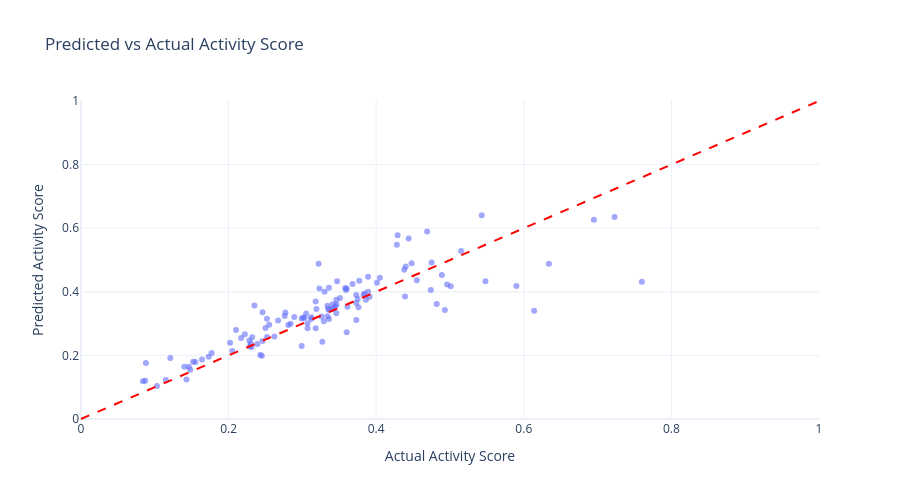

Source (notebook cell):
### Markdown cell above
## SHAP Beeswarm — Direction of Impact

- High occupancy (red) strongly pushes activity score up
- High commercial % (red) pushes activity up — property managers drive activity
- High availability (red) pushes activity DOWN — always-available listings 
  are less active, not more (likely inactive/poorly managed listings)
- Licensed % shows mixed signal — licensing alone doesn't determine activity level

### Code cell
fig = px.scatter(
    x=y_test,
    y=y_pred_tuned,
    labels={'x': 'Actual Activity Score', 'y': 'Predicted Activity Score'},
    title='Predicted vs Actual Activity Score',
    template='plotly_white',
    opacity=0.6
)

fig.add_shape(
    type='line', x0=0, y0=0, x1=1, y1=1,
    line=dict(dash='dash', color='red')
)

fig.update_layout(height=500)
fig.show()

### Figure 1 — Plotly figure (JSON) as saved in the notebook; plotly's stock layout.template omitted (floating-point values rounded to 4 significant figures)
{"data": [{"hovertemplate": "Actual Activity Score=%{x}<br>Predicted Activity Score=%{y}<extra></extra>", "legendgroup": "", "marker": {"color": "#636efa", "opacity": 0.6, "symbol": "circle"}, "mode": "markers", "name": "", "orientation": "v", "showlegend": false, "type": "scatter", "x": [0.205, 0.326, 0.277, 0.246, 0.351, 0.375, 0.489, 0.347, 0.222, 0.543, 0.319, 0.284, 0.376, 0.723, 0.373, 0.121, 0.368, 0.146, 0.383, 0.276, 0.303, 0.386, 0.252, 0.255, 0.346, 0.322, 0.281, 0.155, 0.329, 0.084, 0.389, 0.262, 0.455, 0.088, 0.448, 0.245, 0.501, 0.444, 0.429, 0.515, 0.614, 0.318, 0.334, 0.33, 0.474, 0.232, 0.44, 0.342, 0.695, 0.25, 0.299, 0.346, 0.377, 0.439, 0.177, 0.384, 0.341, 0.438, 0.307, 0.235, 0.345, 0.173, 0.312, 0.231, 0.548, 0.361, 0.301, 0.246, 0.305, 0.323, 0.202, 0.59, 0.143, 0.229, 0.103, 0.359, 0.634, 0.373, 0.312, 0.346, 0.23, 0.482, 0.267, 0.341, 0.36, 0.405, 0.152, 0.164, 0.14, 0.21, 0.148, 0.469, 0.401, 0.087, 0.493, 0.336, 0.76, 0.243, 0.307, 0.336, 0.496, 0.475, 0.318, 0.389, 0.228, 0.327, 0.217, 0.115, 0.252, 0.299, 0.239, 0.334, 0.289, 0.373, 0.335, 0.336, 0.428, 0.391, 0.358, 0.36], "xaxis": "x", "y": [0.2139, 0.3223, 0.335, 0.2455, 0.3805, 0.3772, 0.4532, 0.4331, 0.2663, 0.6407, 0.3461, 0.2992, 0.3518, 0.6354, 0.3898, 0.1916, 0.4247, 0.1639, 0.39, 0.3235, 0.3182, 0.3752, 0.3149, 0.2967, 0.3324, 0.4885, 0.2953, 0.1795, 0.3075, 0.1185, 0.4476, 0.2593, 0.4362, 0.1762, 0.4896, 0.1989, 0.4171, 0.5678, 0.5781, 0.5282, 0.3401, 0.2852, 0.3231, 0.4005, 0.4055, 0.2574, 0.4794, 0.3472, 0.6262, 0.2858, 0.2295, 0.3607, 0.4349, 0.3851, 0.2077, 0.3947, 0.3611, 0.469, 0.3008, 0.3568, 0.3549, 0.1954, 0.3147, 0.226, 0.4328, 0.3529, 0.3185, 0.3356, 0.3319, 0.4102, 0.2401, 0.418, 0.1239, 0.2284, 0.1039, 0.406, 0.4883, 0.3651, 0.3202, 0.3747, 0.2373, 0.3616, 0.3098, 0.3463, 0.4101, 0.444, 0.1797, 0.1874, 0.1647, 0.2795, 0.1552, 0.5896, 0.4288, 0.1206, 0.3425, 0.4127, 0.4317, 0.201, 0.2856, 0.3428, 0.4231, 0.4922, 0.3698, 0.4, 0.2466, 0.2427, 0.2545, 0.1225, 0.258, 0.3162, 0.2355, 0.3562, 0.3209, 0.3111, 0.3467, 0.3147, 0.548, 0.3848, 0.4119, 0.2727], "yaxis": "y"}], "layout": {"height": 500, "legend": {"tracegroupgap": 0}, "shapes": [{"line": {"color": "red", "dash": "dash"}, "type": "line", "x0": 0, "x1": 1, "y0": 0, "y1": 1}], "title": {"text": "Predicted vs Actual Activity Score"}, "xaxis": {"anchor": "y", "domain": [0, 1], "title": {"text": "Actual Activity Score"}}, "yaxis": {"anchor": "x", "domain": [0, 1], "title": {"text": "Predicted Activity Score"}}}}
